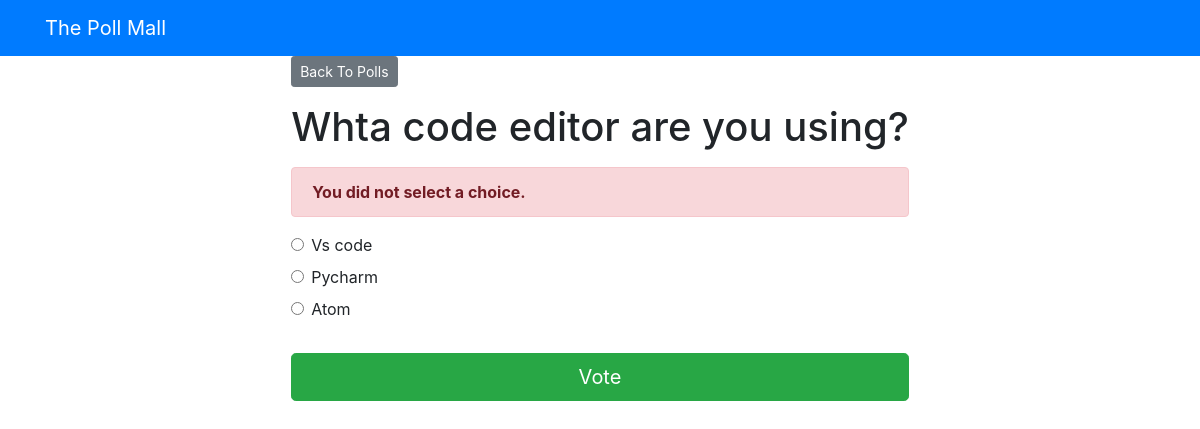
Page /polls/8/vote/ on the committed database.
### pollApp/models.py (models this page shows, shortened)
class Question(models.Model):
    question_text = models.CharField(max_length = 300)
    pub_date = models.DateTimeField('date published')

class Choice(models.Model):
    question = models.ForeignKey(Question, on_delete = models.CASCADE)
    choice_text = models.CharField(max_length = 200)
    votes = models.IntegerField(default=0)

### pollApp/views.py (the view)
# urls.py: path('<int:question_id>/vote/', views.vote, name='vote'),
def vote(request, question_id):
    question = get_object_or_404(Question, pk = question_id)
    try:
        selected_choice = question.choice_set.get(pk = request.POST['choice'])
    except (KeyError, Choice.DoesNotExist):
        return render(request, 'polls/detail.html',
                      { 'question': question,
                        'error_message': 'You did not select a choice.'})
    else:
        selected_choice.votes += 1
        selected_choice.save()
        return HttpResponseRedirect(reverse('polls:results', args = (question.id,)))

### templates/polls/detail.html (shortened to what this page needs)
{% extends 'base.html' %}
{% block content %}
<a class ="btn btn-secondary btn-sm mb-3" href ="{% url 'polls:index' %}">Back To Polls</a>
<h1 class ="text-center mb-3">{{ question.question_text }}</h1>
{% if error_message %}
<p class ="alert alert-danger">
	<strong>{{ error_message }}</strong>
</p>
{% endif %}
<form action ="{% url 'polls:vote' question.id %}" method ="post">
	{% for choice in question.choice_set.all %}
	<div class ="form-check">
		<input type ="radio" name ="choice" class ="form-check-input" id ="choice{{ forloop.counter }}"
			value ="{{ choice.id }}" />
		<label for ="choice{{ forloop.counter }}">{{ choice.choice_text }}</label>
	</div>
	{% endfor %}
	<input type ="submit" value ="Vote" class ="btn btn-success btn-lg btn-block mt-4" />
</form>
{% endblock %}

### rows in the picture
Question: question_text "Whta code editor are you using?"
Choice: choice_text "Vs code"
Choice: choice_text "Pycharm"
Choice: choice_text "Atom"

### other values in the picture
{{ error_message }} "You did not select a choice."
